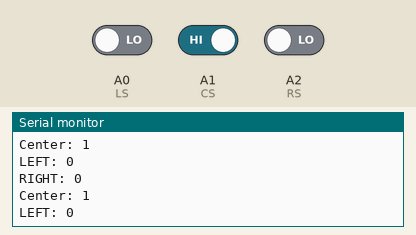
A sketch run on a simulated Arduino Uno, built with avr-gcc and run on an emulated ATmega328P. On the bench: the last lines printed to the serial monitor. The test bench sets the inputs (shaded band); at power-on: A0 (LS) LOW, A1 (CS) HIGH, A2 (RS) LOW.

Above: at 2.8 s.
2.9 s: A0 (LS) driven HIGH
At 3.7 s:
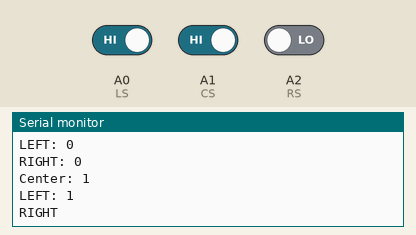
5.5 s: A1 (CS) driven LOW
7.0 s: A2 (RS) driven HIGH
At 7.8 s:
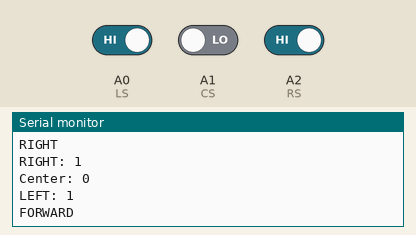
9.5 s: A0 (LS) driven LOW
At 10.8 s:
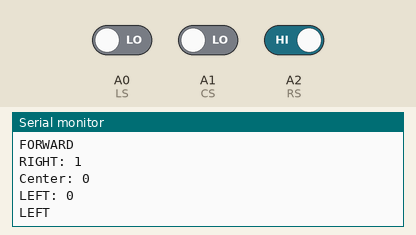
12.5 s: A2 (RS) driven LOW
At 13.8 s:
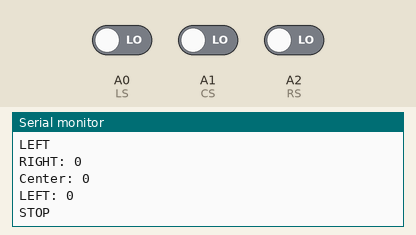

The sketch:

LINETRACKINGTEST.ino
```cpp
#define LS   A0
#define RS   A2 // black line output low, white line output high
#define CS  A1
int R , L , C ; // integers for sensor readings
//testing the git
void setup() {
  pinMode(LS, INPUT);
  pinMode(RS, INPUT);
  pinMode(CS, INPUT);
  Serial.begin(9600);
}

void loop() {
  R = digitalRead(RS);
  L = digitalRead(LS);// sensor reading
  C = digitalRead(CS);
  Serial.print("RIGHT: ");
  Serial.println(R);


  Serial.print("Center: ");
  Serial.println(C);

  Serial.print("LEFT: ");
  Serial.println(L);
  if (R == 1 && L == 1 && C == 0) {
    forward(); // the robot is in his track
  }
  else if (R == 0 && L == 1) {
    Right(); // hyzbot 7alo ymen 34an sensor el ymeen 2ary eno 3aala el track
  }
  else if (R == 1 && L == 0) {
    Left(); // hyzbot 7alo Shmal 34an sensor el Shmal 2ary eno 3aala el Track
  }
  else if (R == 0 && L == 0 && C == 0) {
    Stop(); // el talata 2reeen eswd fa kda stop
  }
  delay(1000);
}
void forward() {
  Serial.println("FORWARD");
}
void Right() {
  Serial.println("RIGHT");
}
void Left() {
  Serial.println("LEFT");

}
void Stop() {
  Serial.println("STOP");

}
```

Measured:
- after the input at 2.9 s, the serial monitor: prints a new line after 0.12 s (image 1)
- after the input at 7.0 s, the serial monitor: prints a new line at once (image 2)
- after the input at 9.5 s, the serial monitor: prints a new line after 0.53 s (image 3)
- after the input at 12.5 s, the serial monitor: prints a new line after 0.51 s (image 4)
